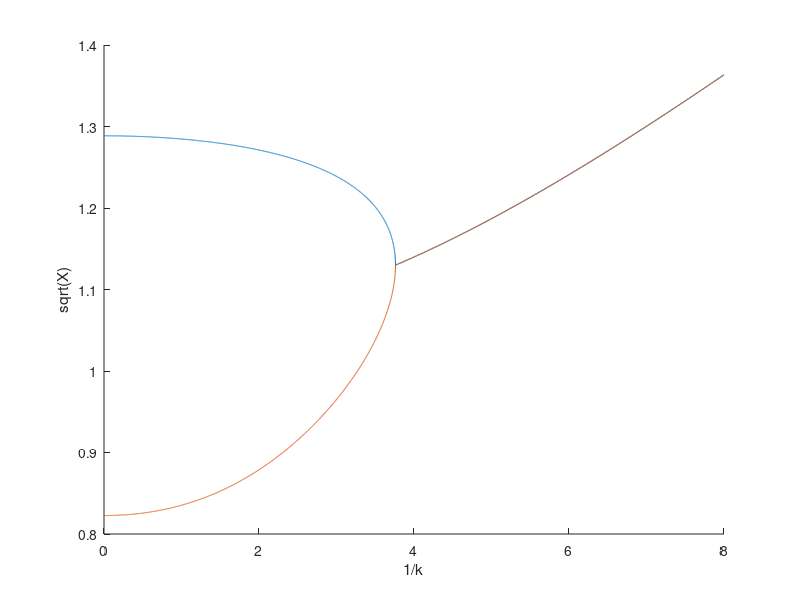

The MATLAB source for this figure: (Note: this script raises an error after producing the figure.)
%% Fung Ch6 Rewrite
clc, clear;
i = sqrt(-1);

% page 219 parameters
mu = 76;
a_h = -0.15;
x_alpha = 0.25;
r_alpha = sqrt(0.388);
b = 5 / 12; % ft
freq_alpha = 64.1; % rad/s
freq_h = 55.9; % rad/s
g_alpha = 0;
g_h = 0;

% doppler's fin
% a_h =  0.0;
% b = 2.25/12;
% x_alpha = 0.0;
% r_alpha = 0.57785;
% freq_alpha = 2866.77844;
% freq_h = 1853.69007;
% mu = 110.28942;
% g_alpha = 0.005;
% g_h = 0.005;

% Cippola N5800 Parameters - This is one of the examples shipped with
%FinSim
% a_h = 0.0;
% b = 3.5625 / 12; % ft
% x_alpha = 0.316;
% r_alpha = 0.57757;
% freq_alpha = 2593.373; % rad/s
% freq_h = 2458.08525; % rad/s
% mu = 77.11441;
% g_alpha = 0.005;
% g_h = 0.005;


invkstepsize = 0.001;
invkrange = [invkstepsize,8];
n = uint32(((invkrange(2) - invkrange(1)) / invkstepsize) + 1);
invk_set = linspace(invkrange(1),invkrange(2),n);
k_set = 1 ./ invk_set;


k = k_set;
k_inv = invk_set;

Ch_k = besselh(1,2,k) ./ (besselh(1,2,k) + (i * besselh(0,2,k))); % Theodorsen Function; Less lines to compute than using the other bessel functions
F = real(Ch_k);
G = imag(Ch_k);

A_R = -(mu + 1) - (2 .* G ./ k);
A_I = 2 .* F ./ k;
B_R = -((mu .* x_alpha) - a_h) + (2 .* F ./ k.^2) - ((0.5 - a_h) .* 2 .* G ./ k);
B_I = (1 ./ k) .* (1 + (2 .* G ./ k) + ((0.5 - a_h) .* 2 .* F));
D_R = -((mu .* x_alpha) - a_h) + ((0.5 + a_h) .* 2 .* G ./ k);
D_I = -(0.5 + a_h) .* 2 .* F ./ k;
E_R = -((mu .* r_alpha.^2) + a_h.^2 + 0.125) + ((0.25 - a_h.^2) .* 2 .* G ./ k) - ((0.5 + a_h) .* 2 .* F ./ k.^2);
E_I = (1 ./ k) .* ((0.5 - a_h) - ((0.5 + a_h) * 2 .* G ./ k) - ((0.25 - a_h.^2) * 2 .* F));

delta_R_A = (1 - (g_h * g_alpha)) * mu^2 * r_alpha.^2 * freq_h.^2 / freq_alpha.^2;
delta_R_B = (mu * freq_h.^2 / freq_alpha.^2 .* (E_R - (g_h .* E_I))) + (mu * r_alpha.^2 .* (A_R - (g_alpha .* A_I)));
delta_R_C = (A_R .* E_R) - (B_R .* D_R) - (A_I .* E_I) + (B_I .* D_I);

delta_I_A = (g_h + g_alpha) .* mu^2 .* r_alpha.^2 .* freq_h.^2 ./ freq_alpha.^2;
delta_I_B = (mu .* freq_h.^2 ./ freq_alpha.^2 .* ((g_h .* E_R) + E_I)) + (mu .* r_alpha.^2 .* (A_I + (g_alpha .* A_R)));
delta_I_C = (A_I .* E_R) - (B_R .* D_I) + (A_R .* E_I) - (B_I .* D_R);

X_R1 = (-delta_R_B + sqrt(delta_R_B.^2 - (4 .* delta_R_A .* delta_R_C))) ./ (2 .* delta_R_A);
X_R2 = (-delta_R_B - sqrt(delta_R_B.^2 - (4 .* delta_R_A .* delta_R_C))) ./ (2 .* delta_R_A);
%X_I1 = -delta_I_C ./ delta_I_B;
X_I1 = (-delta_I_B + sqrt(delta_I_B.^2 - (4 .* delta_I_A .* delta_I_C))) ./ (2 .* delta_I_A);
X_I2 = (-delta_I_B - sqrt(delta_I_B.^2 - (4 .* delta_I_A .* delta_I_C))) ./ (2 .* delta_I_A);
%X_I2 = -delta_I_C ./ delta_I_B;
rt_X_R1 = sqrt(X_R1);
rt_X_R2 = sqrt(X_R2);
rt_X_I1 = sqrt(X_I1);
rt_X_I2 = sqrt(X_I2);

solutionmatrix = [k; k_inv; X_R1; X_R2; X_I1; rt_X_R1; rt_X_R2; rt_X_I1;];
imagMatrix2 = [zeros(1,size(delta_I_B,2)); delta_I_B; delta_I_C];
realMatrix2 = [zeros(1,size(delta_I_B,2)) + delta_R_A; delta_R_B; delta_R_C];

XRatio1 = abs(1 - abs(solutionmatrix(6,:) ./ solutionmatrix(8,:)));
XRatio2 = abs(1 - abs(solutionmatrix(7,:) ./ solutionmatrix(8,:)));


fig = figure();
hold on;
invk = solutionmatrix(2,:);
rt_X = solutionmatrix(6:8,:);
plot(invk,rt_X)
xlabel("1/k");
ylabel("sqrt(X)");
%axis([-inf inf 0.6 1.3])


[~,idx1] = find(XRatio2 == min(XRatio2,[],"omitnan"));
flutterPoint = solutionmatrix(:,idx1);
Uf = freq_alpha * b * flutterPoint(2) / flutterPoint(7);
flutterFreq = freq_alpha / flutterPoint(7) / (2 * pi());
inv_kf = flutterPoint(2);
kf = flutterPoint(1);
flutter_rtX = flutterPoint(7);

fprintf("Uf = %g ft/s\nFcr = %g Hz\nkf = %g\nsqrt(Xf) = %g\n1/kf = %g\n",Uf,flutterFreq,kf,flutter_rtX,inv_kf)
